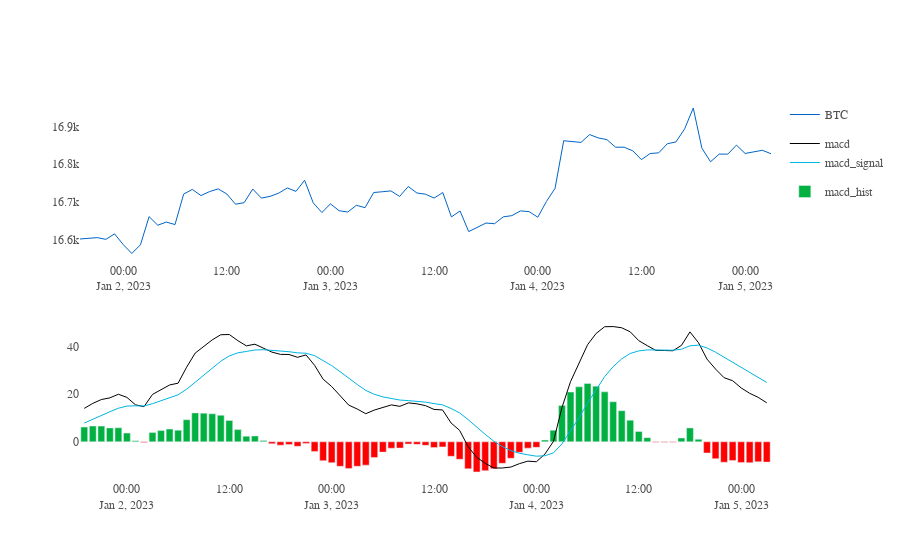

The code cell stored with this chart in its notebook:
### Code cell
macd_columns = ['macd', 'macd_signal', 'macd_hist']

columns = [f"BTC_{feature}" for feature in macd_columns]
features_df = observations_df[columns].rename(columns=dict(zip(columns, macd_columns)))

fig = make_subplots(rows=2, cols=1)

# price Line
fig.append_trace(
    go.Scatter(
        x=prices_df.index,
        y=prices_df['BTC'],
        line=dict(color='rgb(0,100,200)', width=1),
        name='BTC',
        # showlegend=False,
        legendgroup='1',
    ), row=1, col=1
)

fig.append_trace(
    go.Scatter(
        x=features_df.index,
        y=features_df['macd'],
        line=dict(color='rgb(0,0,0)', width=1),
        name='macd',
        # showlegend=False,
        legendgroup='2',
    ), row=2, col=1
)


# Slow signal (%d)
fig.append_trace(
    go.Scatter(
        x=features_df.index,
        y=features_df['macd_signal'],
        line=dict(color='rgb(0,181,226)', width=1),
        # showlegend=False,
        legendgroup='2',
        name='macd_signal'
    ), row=2, col=1
)


# Colorize the histogram values
colors = np.where(features_df['macd_hist'] > 0, 'rgb(0,177,64)', 'rgb(255,0,0)')


# Plot the histogram
fig.append_trace(
    go.Bar(
        x=features_df.index,
        y=features_df['macd_hist'],
        name='macd_hist',
        marker_color=colors,
    ), row=2, col=1
)


# Make it pretty
layout = go.Layout(
    plot_bgcolor='rgb(255,255,255)',
    # Font Families
    font_family='Arial',
    font_color='rgb(82,82,82)',
    font_size=12,
    xaxis=dict(
        rangeslider=dict(
            visible=False
        )
    )
)


# Update options and show plot
fig.update_layout(layout)


fig.show()

#iplot(fig)


# plt.figure(figsize=(12, 8))
# plt.title(f"MACD: {symbol}")
# plt.plot(features_df)
# plt.show()

# corr = features_df.corr()
# plt.figure(figsize=(12, 8))
# plt.title(f"Correlation Matrix: {symbol}")
# hm = sns.heatmap(corr, vmax=1, square=True, annot=True, cmap="coolwarm")
# hm.set_xticklabels(hm.get_xticklabels(), rotation = 35)
# plt.show()
